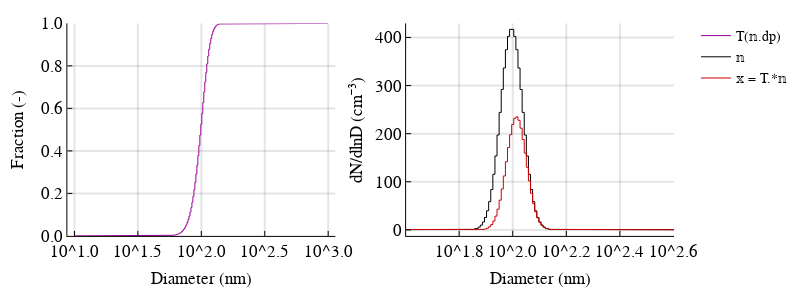

The notebook cell saved with this chart:
### Markdown cell above
### (b) Multiplication of  vector and size distribution
Let T denote a 1D vector that has the same number of elements as the size distribution $𝕟$. Then
```julia
𝕩 = T * 𝕟 
```
is defined such that 
```julia
𝕩.N = T * 𝕟.N
𝕩.S = T * 𝕟.S
```
The operator $*$ denotes elementwise multiplication (or broadcasting in Julia terminology). The net result is a bin-by-bin scaling of the number concentration. 

<b> Note that in the original version 𝕩 = T .* 𝕟 was used to indicate broadcasting. Due to changes between Julia versions and the underlying implementation of broadcasting, the .* was changed to * </b>

### Code cell
𝕟 = lognormal([[100, 100, 1.1]]; d1 = 10.0, d2 = 1000.0, bins = 256);  # size distribution
μ,σ = 100.0, 200.0
T = 0.5*(1.0 .+ erf.((𝕟.Dp .- μ)./(sqrt(2σ)))) # Simple error function with mean μ and std. dev σ
𝕩 = T*𝕟                                        # Example multiplication

figure("Nimbus Sans L", 2, 5.5, 2, 8)
p1 = plot(𝕟.Dp, T, xaxis = :log10, label = "T(𝕟.dp)", ylabel = "Fraction (-)", ylim = (0,1),
    color = RGBA(0.6,0,0.6,1), lt = :steppre, xlabel = "Diameter (nm)")
p2 = plot(𝕟.Dp, 𝕟.S, xaxis = :log10, lt = :steppre, right_margin = 25px, color =  :black,
    label = "𝕟", ylabel = "dN/dlnD (cm⁻³)", xlim = (40,400), xlabel = "Diameter (nm)")
p2 = plot!(𝕩.Dp, 𝕩.S, xaxis = :log10, label = "𝕩 = T.*𝕟", color = RGBA(0.8,0,0,1), lt = :steppre)
plot(p1,p2, grid = (1,2),left_margin = 20px, fmt = :svg)

### Figure 1 — Plotly figure (JSON) as saved in the notebook; plotly's stock layout.template omitted (floating-point values rounded to 4 significant figures; data arrays with more than 128 entries replaced by an {"elided": "..."} marker saying what was removed)
{"data": [{"colorbar": {"title": ""}, "hoverinfo": "text", "legendgroup": "T(𝕟.dp)", "line": {"color": "rgba(153, 0, 153, 1.000)", "dash": "solid", "shape": "linear", "width": 1}, "mode": "lines", "name": "T(𝕟.dp)", "showlegend": true, "text": {"elided": "511 null values"}, "type": "scatter", "x": {"elided": "511 float values"}, "xaxis": "x1", "y": {"elided": "511 float values"}, "yaxis": "y1", "zmax": 0.1, "zmin": -0.1}, {"colorbar": {"title": ""}, "hoverinfo": "text", "legendgroup": "𝕟", "line": {"color": "rgba(0, 0, 0, 1.000)", "dash": "solid", "shape": "linear", "width": 1}, "mode": "lines", "name": "𝕟", "showlegend": true, "text": {"elided": "511 null values"}, "type": "scatter", "x": {"elided": "511 float values"}, "xaxis": "x2", "y": {"elided": "511 float values"}, "yaxis": "y2", "zmax": 0.1, "zmin": -0.1}, {"colorbar": {"title": ""}, "hoverinfo": "text", "legendgroup": "𝕩 = T.*𝕟", "line": {"color": "rgba(204, 0, 0, 1.000)", "dash": "solid", "shape": "linear", "width": 1}, "mode": "lines", "name": "𝕩 = T.*𝕟", "showlegend": true, "text": {"elided": "511 null values"}, "type": "scatter", "x": {"elided": "511 float values"}, "xaxis": "x2", "y": {"elided": "511 float values"}, "yaxis": "y2", "zmax": 0.1, "zmin": -0.1}], "layout": {"annotations": [], "height": 288, "legend": {"bgcolor": "rgba(255, 255, 255, 1.000)", "bordercolor": "rgba(0, 0, 0, 1.000)", "font": {"color": "rgba(0, 0, 0, 1.000)", "family": "Nimbus Sans L", "size": 14}, "tracegroupgap": 0, "x": 1, "y": 1}, "margin": {"b": 20, "l": 0, "r": 0, "t": 20}, "paper_bgcolor": "rgba(255, 255, 255, 1.000)", "plot_bgcolor": "rgba(255, 255, 255, 1.000)", "showlegend": true, "width": 792, "xaxis1": {"anchor": "y1", "domain": [0.0968, 0.4817], "gridcolor": "rgba(0, 0, 0, 0.100)", "gridwidth": 2, "linecolor": "rgba(0, 0, 0, 1.000)", "mirror": false, "range": [0.9441, 3.056], "showgrid": true, "showline": true, "showticklabels": true, "tickangle": 0, "tickcolor": "rgb(0, 0, 0)", "tickfont": {"color": "rgba(0, 0, 0, 1.000)", "family": "Nimbus Sans L", "size": 17}, "tickmode": "array", "ticks": "inside", "ticktext": ["10^1.0", "10^1.5", "10^2.0", "10^2.5", "10^3.0"], "tickvals": [10, 31.62, 100, 316.2, 1000], "title": "Diameter (nm)", "titlefont": {"color": "rgba(0, 0, 0, 1.000)", "family": "Nimbus Sans L", "size": 17}, "type": "log", "visible": true, "zeroline": false, "zerolinecolor": "rgba(0, 0, 0, 1.000)"}, "xaxis2": {"anchor": "y2", "domain": [0.5835, 0.9684], "gridcolor": "rgba(0, 0, 0, 0.100)", "gridwidth": 2, "linecolor": "rgba(0, 0, 0, 1.000)", "mirror": false, "range": [1.602, 2.602], "showgrid": true, "showline": true, "showticklabels": true, "tickangle": 0, "tickcolor": "rgb(0, 0, 0)", "tickfont": {"color": "rgba(0, 0, 0, 1.000)", "family": "Nimbus Sans L", "size": 17}, "tickmode": "array", "ticks": "inside", "ticktext": ["10^1.8", "10^2.0", "10^2.2", "10^2.4", "10^2.6"], "tickvals": [63.1, 100, 158.5, 251.2, 398.1], "title": "Diameter (nm)", "titlefont": {"color": "rgba(0, 0, 0, 1.000)", "family": "Nimbus Sans L", "size": 17}, "type": "log", "visible": true, "zeroline": false, "zerolinecolor": "rgba(0, 0, 0, 1.000)"}, "yaxis1": {"anchor": "x1", "domain": [0.1294, 0.9863], "gridcolor": "rgba(0, 0, 0, 0.100)", "gridwidth": 2, "linecolor": "rgba(0, 0, 0, 1.000)", "mirror": false, "range": [0, 1], "showgrid": true, "showline": true, "showticklabels": true, "tickangle": 0, "tickcolor": "rgb(0, 0, 0)", "tickfont": {"color": "rgba(0, 0, 0, 1.000)", "family": "Nimbus Sans L", "size": 17}, "tickmode": "array", "ticks": "inside", "ticktext": ["0.0", "0.2", "0.4", "0.6", "0.8", "1.0"], "tickvals": [0, 0.2, 0.4, 0.6, 0.8, 1], "title": "Fraction (-)", "titlefont": {"color": "rgba(0, 0, 0, 1.000)", "family": "Nimbus Sans L", "size": 17}, "type": "-", "visible": true, "zeroline": false, "zerolinecolor": "rgba(0, 0, 0, 1.000)"}, "yaxis2": {"anchor": "x2", "domain": [0.1294, 0.9863], "gridcolor": "rgba(0, 0, 0, 0.100)", "gridwidth": 2, "linecolor": "rgba(0, 0, 0, 1.000)", "mirror": false, "range": [-12.5, 429.2], "showgrid": true, "showline": true, "showticklabels": true, "tickangle": 0, "tickcolor": "rgb(0, 0, 0)", "tickfont": {"color": "rgba(0, 0, 0, 1.000)", "family": "Nimbus Sans L", "size": 17}, "tickmode": "array", "ticks": "inside", "ticktext": ["0", "100", "200", "300", "400"], "tickvals": [0, 100, 200, 300, 400], "title": "dN/dlnD (cm⁻³)", "titlefont": {"color": "rgba(0, 0, 0, 1.000)", "family": "Nimbus Sans L", "size": 17}, "type": "-", "visible": true, "zeroline": false, "zerolinecolor": "rgba(0, 0, 0, 1.000)"}}}
